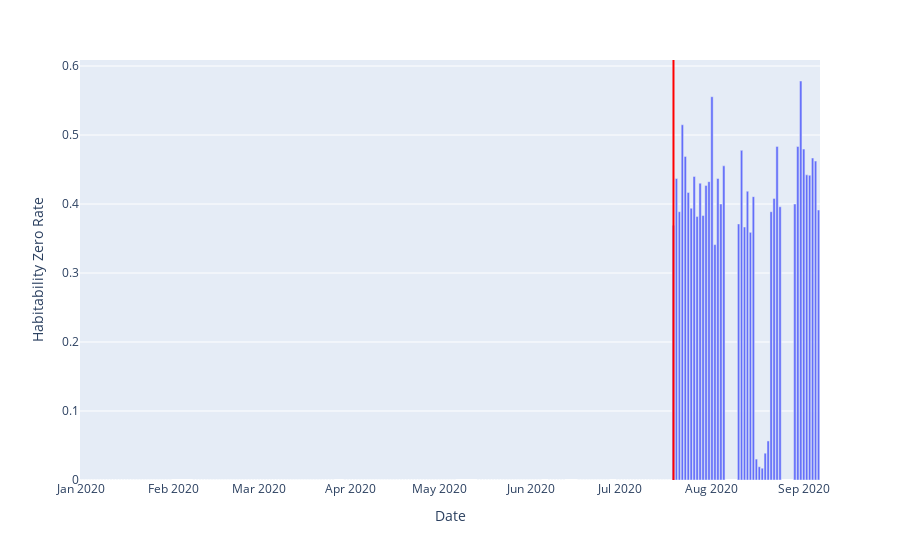

The code cell stored with this chart in its notebook:
### Code cell
fig = px.bar(x=all_days, y=zero_rate["zero_rate"])
fig.add_vline(x="2020-07-19", line_color='red')
fig.update_xaxes(title="Date")
fig.update_yaxes(title="Habitability Zero Rate")
fig.show()

### Figure 1 — Plotly figure (JSON) as saved in the notebook; plotly's stock layout.template omitted (floating-point values rounded to 4 significant figures; data arrays with more than 128 entries replaced by an {"elided": "..."} marker saying what was removed)
{"data": [{"alignmentgroup": "True", "hovertemplate": "x=%{x}<br>y=%{y}<extra></extra>", "legendgroup": "", "marker": {"color": "#636efa"}, "name": "", "offsetgroup": "", "orientation": "v", "showlegend": false, "textposition": "auto", "type": "bar", "x": {"elided": "250 str values"}, "xaxis": "x", "y": {"elided": "250 float values"}, "yaxis": "y"}], "layout": {"barmode": "relative", "legend": {"tracegroupgap": 0}, "margin": {"t": 60}, "shapes": [{"line": {"color": "red"}, "type": "line", "x0": "2020-07-19", "x1": "2020-07-19", "xref": "x", "y0": 0, "y1": 1, "yref": "y domain"}], "xaxis": {"anchor": "y", "domain": [0, 1], "title": {"text": "Date"}}, "yaxis": {"anchor": "x", "domain": [0, 1], "title": {"text": "Habitability Zero Rate"}}}}
